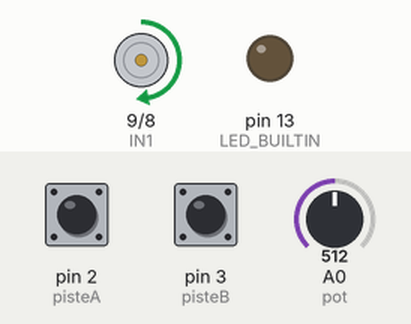
This sketch was run on a simulated Arduino Uno, built with avr-gcc and run on an emulated ATmega328P. Parts: motor-driver pin pairs drawn as motors (green arrow = first pin HIGH = forward, orange = second pin HIGH = backward, longer = more drive, scaled by the enable pin), output pins drawn as LEDs (lit = HIGH). The inputs (shaded band) are chosen by the test bench; at power-on: A0 (pot) = 512, pin 2 (pisteA) HIGH, pin 3 (pisteB) HIGH.

Above: at 1.2 s.
1.3 s: A0 (pot) set to 716
At 2.5 s:
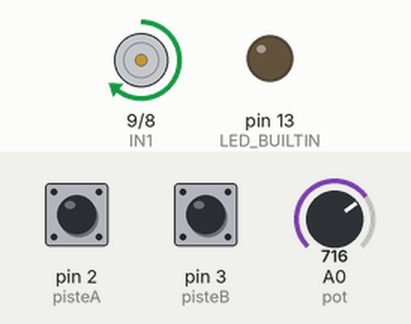
2.8 s: A0 (pot) set to 900
At 3.7 s:
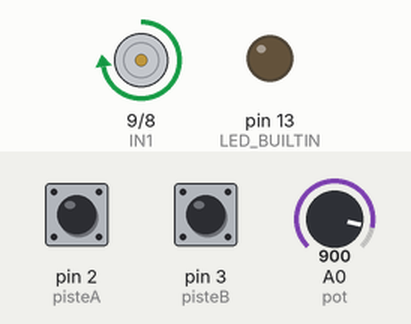
4.3 s: A0 (pot) set to 122
At 4.8 s:
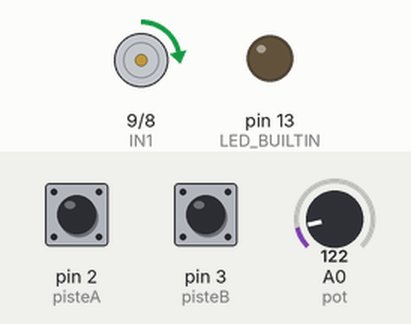
5.8 s: A0 (pot) set to 0
At 7.0 s:
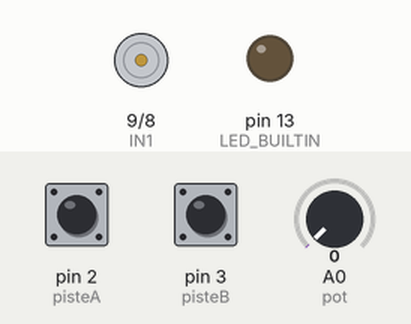
7.3 s: A0 (pot) set to 511
At 8.3 s:
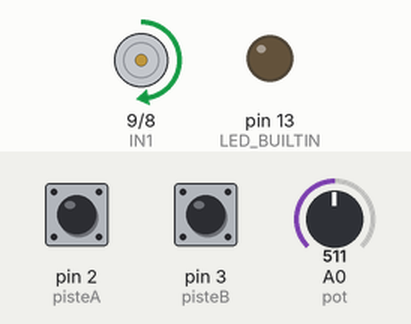
Timing chart, 0 to 9.8 s (numbered marks = the images above; inputs shaded):
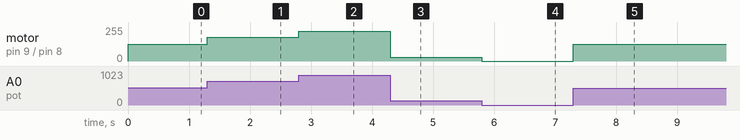

Measured:
- after the input at 1.3 s, motor on pin 9 (IN1) / pin 8 (IN2): forward 127/255 → forward 178/255 at once
- after the input at 2.8 s, motor on pin 9 (IN1) / pin 8 (IN2): forward 178/255 → forward 224/255 at once
- after the input at 4.3 s, motor on pin 9 (IN1) / pin 8 (IN2): forward 224/255 → forward 30/255 at once
- after the input at 5.8 s, motor on pin 9 (IN1) / pin 8 (IN2): forward 30/255 → stopped at once
- after the input at 7.3 s, motor on pin 9 (IN1) / pin 8 (IN2): stopped → forward 127/255 at once

The sketch:

lecture_codeur_incr.ino
```cpp
// Ce programme décrit la commande d'un moteur CC avec le driver HW-95 (possibilité de l'adapter à deux moteurs) ainsi que la lecture de position par codeur incrémental

// Ressources :
// 1. La fonction attachInterrupt avec les pins correspondant : https://www.arduino.cc/en/Reference/AttachInterrupt&usg=ALkJrhhWYHEj0DN1X7n1tI6tN5s4jxNe9A
// 2. Le codeur incrémental : https://www.farnell.com/datasheets/1728690.pdf
// 3. Motor Driver utilisé : https://components101.com/modules/l293n-motor-driver-module


int ENA = 10; //sortie PWM pour controler la vitesse du moteur
int IN1 = 9;
int IN2 = 8;
int pot = A0; //La vitesse du moteur est ici controlée par un potentiometre
int potValue = 0;
float tours = 0;

volatile byte state = LOW;
long rotationA = 0L;
long rotationB = 0L;

const byte pisteA = 2;
const byte pisteB = 3;
const byte pisteI = 18;


void setup() {
  pinMode (ENA, OUTPUT);
  pinMode (IN1, OUTPUT);
  pinMode (IN2, OUTPUT);
  pinMode(pot, INPUT);
  pinMode(LED_BUILTIN, OUTPUT);
  pinMode(pisteA, INPUT_PULLUP);
  pinMode(pisteB, INPUT_PULLUP);
  pinMode(pisteI, INPUT_PULLUP);

  Serial.begin(9600);
  attachInterrupt(digitalPinToInterrupt(pisteA), compteurA, RISING); //interruption aux fronts montant
  attachInterrupt(digitalPinToInterrupt(pisteB), compteurB, RISING);
  attachInterrupt(digitalPinToInterrupt(pisteI), blink, RISING);
}

void loop() {
  digitalWrite(LED_BUILTIN, state);
  moteur_controle_pot();
}

void blink() {
  tours +=0.02;
  //A chaque tour on affiche le nbr de tours, le nbr d'impulsions détectées sur chaque piste
  //On change aussi l'etat de la led interne à la carte pour avoir un repere visuel
  if ((tours-(int)tours)<0.01 || (tours-(int)tours)>0.99){
    state = !state;
    Serial.println("Tours :");
    Serial.println(tours);
    Serial.println((int)tours);
    Serial.println("Rotation A:");
    Serial.println(rotationA);
    Serial.println("Rotation B:");
    Serial.println(rotationB);
    }
  }

void compteurA(){
  rotationA++;
}
void compteurB(){
  rotationB++;
}

void moteur_controle_pot(){
  //Utilisation d'un potentiomètre pour contorler la vitesse du moteur
  potValue = analogRead(pot);
  potValue = map(potValue,0,1024,0,255);
  if (potValue>=5){
    digitalWrite (IN1, HIGH);
    digitalWrite (IN2, LOW);
    analogWrite (ENA, potValue);
  }
  else{
    digitalWrite (IN1, LOW);
    digitalWrite (IN2, LOW);
    analogWrite (ENA, 0);
  }
}
```
